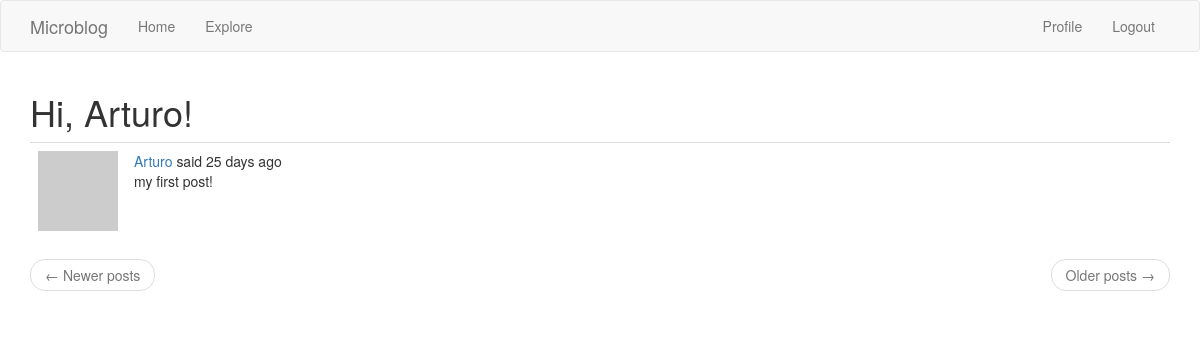
The page /explore (signed in) on the database as committed earlier.
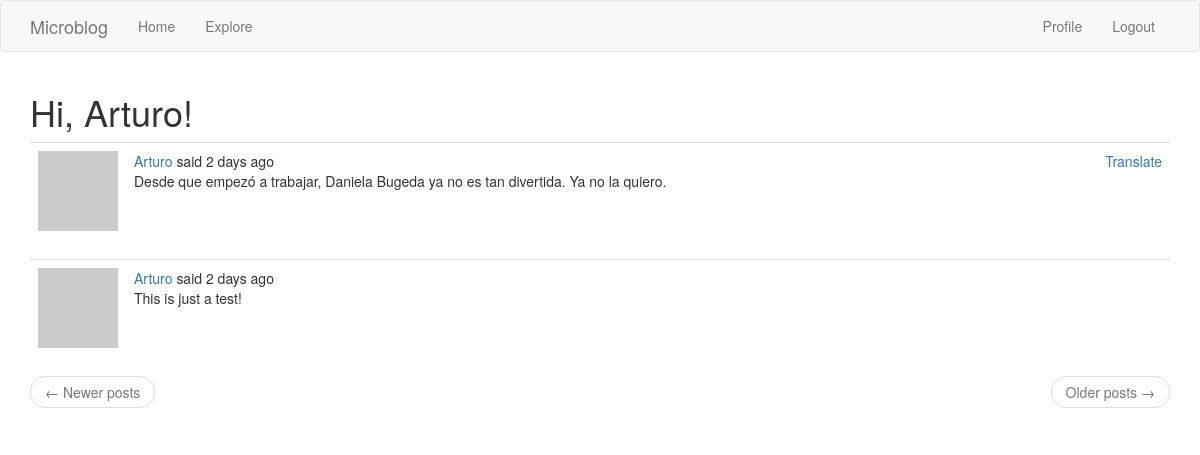
The same page on the database as committed later.
### app/models.py (models this page shows, shortened)
class Post(db.Model):
    id = db.Column(db.Integer, primary_key=True)
    body = db.Column(db.String(140))
    timestamps = db.Column(db.DateTime, index=True, default=datetime.utcnow)
    language = db.Column(db.String(5))
    user_id = db.Column(db.Integer, db.ForeignKey('user.id'))

### app/routes.py (the view)
@app.route('/explore')
@login_required
def explore():
    page = request.args.get('page', 1, type=int)
    posts = Post.query.order_by(Post.timestamps.desc()).paginate(page,
                                                                 app.config['POSTS_PER_PAGE'], False)
    next_url = url_for('explore', page=posts.next_num) if posts.has_next else None
    prev_url = url_for('explore', page=posts.prev_num) if posts.has_prev else None
    return render_template('index.html', title=_('Explore'),
                           posts=posts.items, prev_url=prev_url, next_url=next_url)

### app/models.py (called while the page is built)
@login.user_loader
def load_user(id):
    return User.query.get(int(id))

    def avatar(self, size):
        digest = md5(self.email.lower().encode('utf-8')).hexdigest()
        return f'https://www.gravatar.com/avatar/{digest}?d=identicon&s={size}'

### app/routes.py (called while the page is built)
@app.before_request
def before_request():
    if current_user.is_authenticated:
        current_user.last_seen = datetime.utcnow()
        db.session.commit()
        g.locale = str(get_locale())

### app/templates/index.html (shortened to what this page needs)
{% extends "base.html" %}
{% import 'bootstrap/wtf.html' as wtf %}
{% block app_content %}
    <h1>{{ _('Hi, %(username)s!', username=current_user.username) }}</h1>
    {% for post in posts %}
        {% include '_post.html' %}
    {% endfor %}
    <nav aria-label="...">
        <ul class="pager">
            <li class="previous{% if not prev_url %} disabled{% endif %}">
                <a href="{{ prev_url or '#' }}">
                    <span aria-hidden="true">&larr;</span> {{ _('Newer posts') }}
                </a>
            </li>
            <li class="next{% if not next_url %} disabled{% endif %}">
                <a href="{{ next_url or '#' }}">
                    {{ _('Older posts') }} <span aria-hidden="true">&rarr;</span>
                </a>
            </li>
        </ul>
    </nav>
{% endblock %}

### app/templates/_post.html (shortened to what this page needs)
<table class="table table-hover">
  <tr>
    <td width="70px">
      <a href="{{ url_for('user', username=post.author.username) }}">
        <img src="{{ post.author.avatar(70) }}" />
      </a>
    </td>
    <td>
       {{ _('%(username)s said %(when)s', username=user_link,
      when=moment(post.timestamps).fromNow()) }}
      <br />
      <span id="post{{ post.id }}">{{ post.body }}</span>
      <br />
      <br />
    </td>
    <td class="text-right p-100">
      {% if post.language and post.language != g.locale %}
      <a
        href="javascript:translate('#post{{ post.id }}',
        '#translation{{ post.id }}',
        '{{ post.language }}',
        '{{ g.locale }}');">{{ _('Translate') }}</a
      >
      {% endif %}
    </td>
  </tr>
</table>

Rows that differ between the two databases and show on the page:
removed Post: body "my first post!"
added Post: body "Desde que empezó a trabajar, Daniela Bugeda ya no es tan divertida. Ya no la quiero."
added Post: body "This is just a test!"
